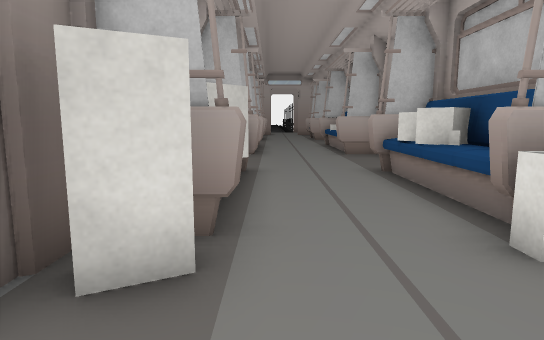
[1] (above)

17 first-person views from a walk through a 3-D level made in the Unity game engine. The camera is 1.2 m above the floor, tilts 8° down and sees 75° across. Doors are open. The floor is counted in squares, 1 m on a side. Each view is taken from the middle of a square. On the plan, view 1 faces up. The plan holds only what a view shows up to about 14 squares ahead; the rest is blank. The place goes on beyond the plan. The player is left out. Some surface patterns are stand-ins.

[2]
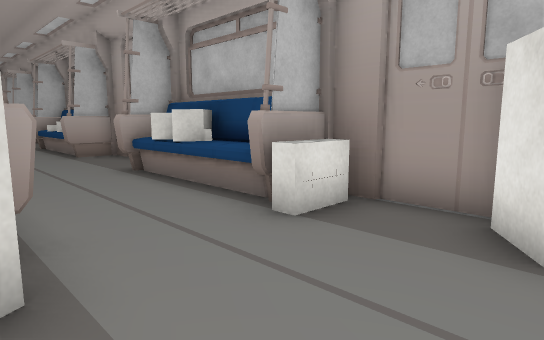

[3]
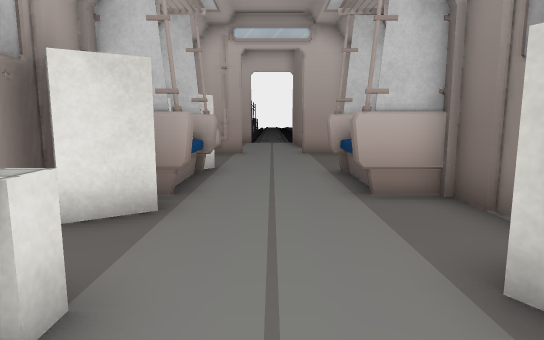

[4]
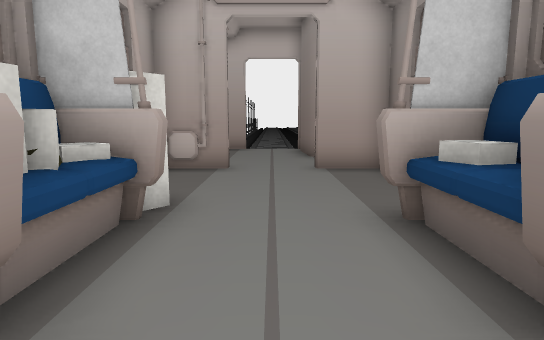

[5]
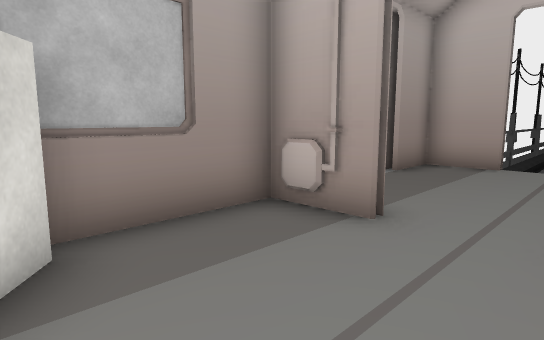

[6]
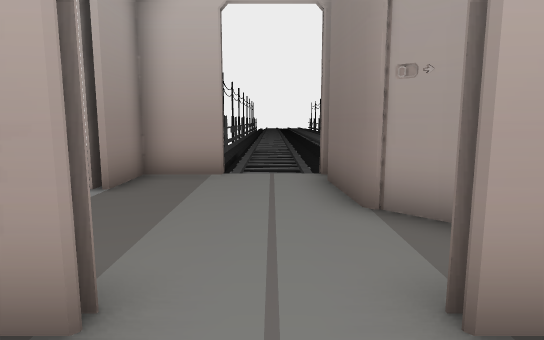

[7]
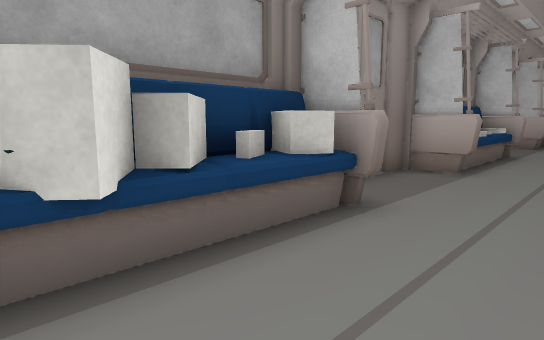

[8]
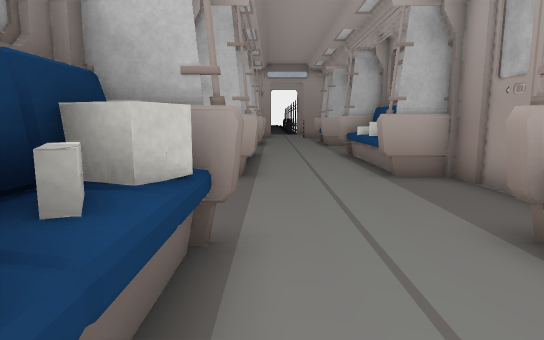

[9]
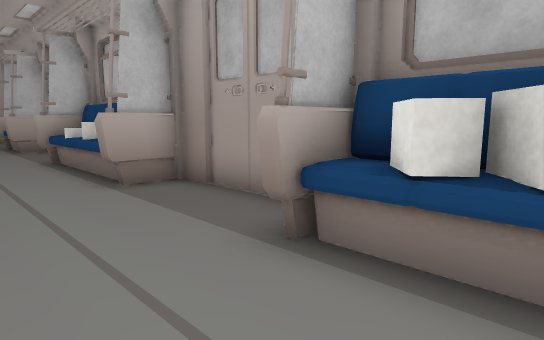

[10]
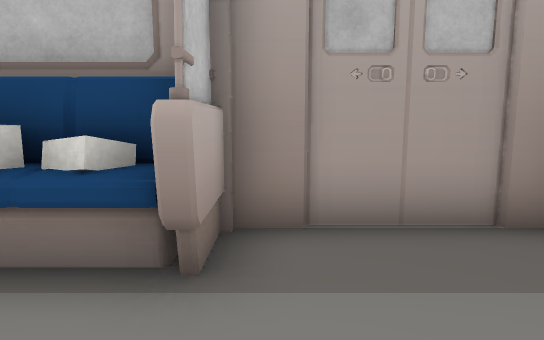

[11]
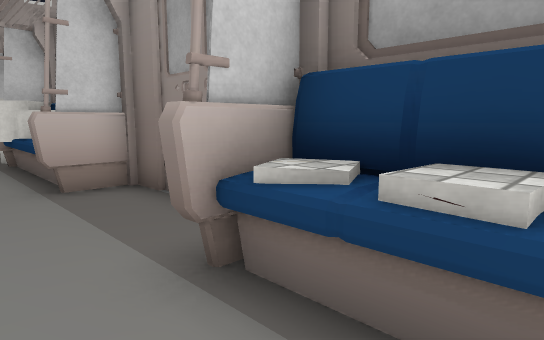

[12]
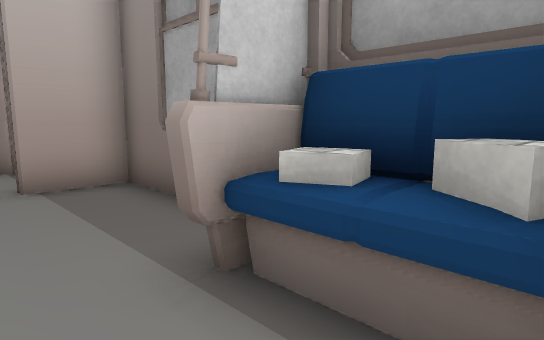

[13]
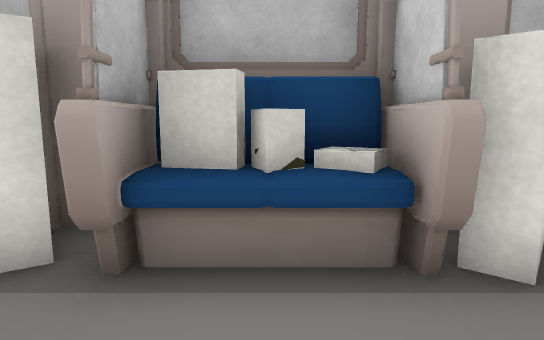

[14]
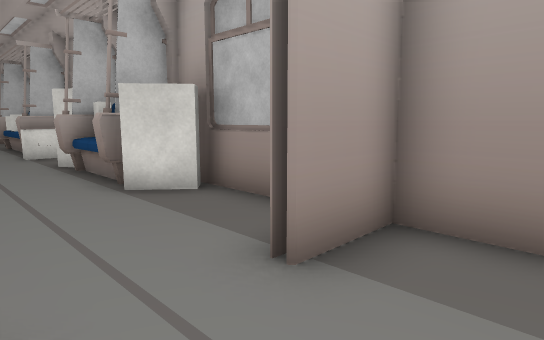

[15]
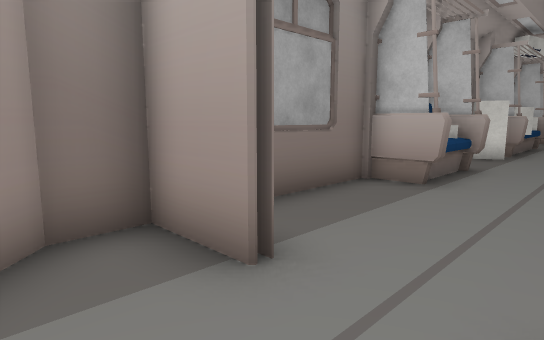

[16]
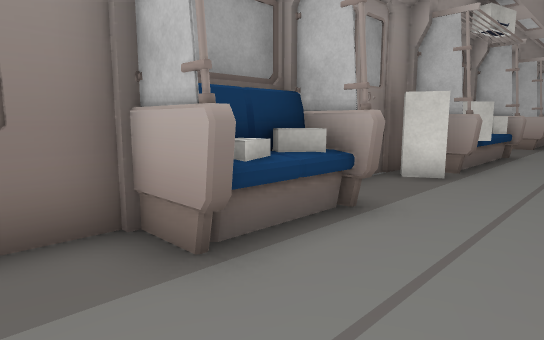

[17]
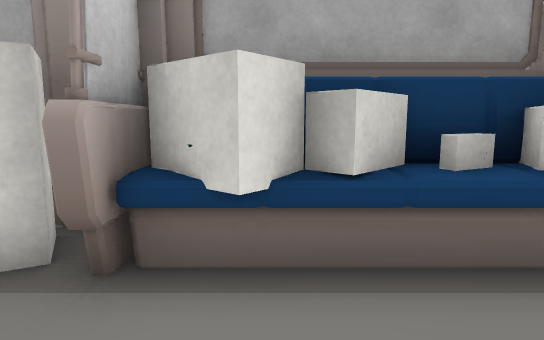

### Floor plan
Points are (right, up) in squares from view 1. A wall is a line through its corners. A room is listed if a view was taken in it or the views show most of it. See-through windows are left out.
Room 1 (views 1, 2, 3, 4, 5, 6, 7, 8, 9, 10, 11, 12, 13, 16, 17)
walls: (-0.3, 3.5) (-1.9, 3.5) (-1.9, 1.9); (3.5, 4.4) (3.5, 8.4); (-1.8, 3.8) (-0.3, 3.8); (3.9, 4.9) (3.9, 8.2) (2.2, 8.2); (3.9, 1.2) (4, 1.8); (-1.9, 0.8) (-1.9, -7.8) (-0.1, -7.8); (3.9, -0.1) (3.9, 3.5) (2.2, 3.5); (-1.4, 8.5) (-1.4, 5.3); (-1.4, -0.9) (-1.4, -3.4); (3.9, 8.9) (3.9, 12.5) (2.2, 12.5); (-0.5, -2.4) (-0.5, -3.4); (3.9, 10.2) (4, 10.8); (4, 10.2) (3.9, 10.8); (-1.9, 10.4) (-1.9, 5.3); (3.5, -3) (3.5, -1.6); (3.3, -3.1) (3.9, -3.1) (3.9, -1.6); (-0.3, -3.4) (-1.9, -3.4); (-2, -3.1) (-0.2, -3.1); (3.5, 12.9) (3.5, 15.5); (3.9, 13) (3.9, 15); (-1.9, 14.6) (-1.9, 11); (-1.4, 14.8) (-1.4, 12.9); (2.1, -7.8) (3.9, -7.8) (3.9, -3.8)
low walls: (2.6, 3.9) (2.6, 5.5); (-0.5, 4.6) (-0.5, 3.9); (2.7, 3.9) (2.7, 5.5); (-0.7, 4.5) (-0.7, 3.9); (2.6, 7.4) (2.6, 8.1); (2.7, 7.5) (2.7, 8.1); (-0.7, -2.5) (-0.7, -3); (2.6, 12.9) (2.6, 13.5); (2.7, 12.9) (2.7, 13.5)
ways out: open door at (1, -8) to room 2
objects: other object (-1, -2); other object (-1, -1); other object (-1, 3); other object (-1, 5); other object (-1, 6); other object (-1, 7); other object (-1, 8); other object (-1, 13); other object (-1, 14); other object (-1, 15); other object (2, 3) to (3, 3); other object (3, -4); other object (3, -3); other object (3, -2); other object (3, -1); other object (3, 0) to (3, 1); other object (3, 6); other object (3, 7); other object (3, 14); other object (3, 15)
Room 2 (views 14, 15)
walls: (3.9, -9.6) (3.9, -8.1) (2.1, -8.1); (4.1, -12.5) (4.1, -12); (3.9, -13.5) (3.9, -12.1); (-0.1, -8.1) (-1.9, -8.1) (-1.9, -9.3) (-0.3, -10.9) (-0.3, -13.1)
ways out: open door at (1, -8) to room 1; open door at (4, -11)

Where each view was taken, in squares from view 1:
view 1: 0 up, 0 right, facing up
view 2: 0 up, 1 left, facing up-right
view 3: 5 up, 1 right, facing down
view 4: 1 up, 1 right, facing down
view 5: 4 down, 0 right, facing down-right
view 6: 6 down, 1 right, facing down
view 7: 4 up, 2 right, facing up-left
view 8: 5 up, 0 right, facing up
view 9: 6 up, 0 right, facing up-right
view 10: 12 up, 0 right, facing right
view 11: 15 up, 1 right, facing down-left
view 12: 1 down, 1 right, facing down-left
view 13: 2 down, 0 right, facing right
view 14: 10 down, 0 right, facing up-right
view 15: 10 down, 2 right, facing up-left
view 16: 5 down, 2 right, facing up-left
view 17: 5 up, 2 right, facing left
